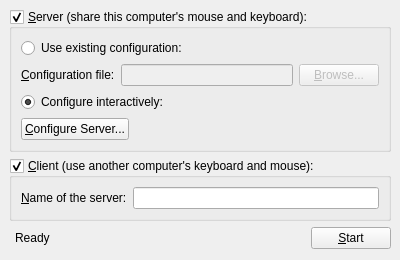
<?xml version="1.0" encoding="UTF-8"?>
<ui version="4.0">
 <class>MainWindowBase</class>
 <widget class="QMainWindow" name="MainWindowBase">
  <property name="geometry">
   <rect>
    <x>0</x>
    <y>0</y>
    <width>400</width>
    <height>260</height>
   </rect>
  </property>
  <property name="sizePolicy">
   <sizepolicy hsizetype="Fixed" vsizetype="Fixed">
    <horstretch>0</horstretch>
    <verstretch>0</verstretch>
   </sizepolicy>
  </property>
  <property name="minimumSize">
   <size>
    <width>400</width>
    <height>260</height>
   </size>
  </property>
  <property name="maximumSize">
   <size>
    <width>400</width>
    <height>260</height>
   </size>
  </property>
  <property name="windowTitle">
   <string>Synergy+</string>
  </property>
  <widget class="QWidget" name="centralwidget">
   <layout class="QGridLayout">
    <item row="5" column="3">
     <widget class="QPushButton" name="m_pButtonToggleStart">
      <property name="text">
       <string>&amp;Start</string>
      </property>
     </widget>
    </item>
    <item row="1" column="0" colspan="4">
     <widget class="QGroupBox" name="m_pGroupServer">
      <property name="sizePolicy">
       <sizepolicy hsizetype="Preferred" vsizetype="Fixed">
        <horstretch>0</horstretch>
        <verstretch>0</verstretch>
       </sizepolicy>
      </property>
      <property name="title">
       <string>&amp;Server (share this computer's mouse and keyboard):</string>
      </property>
      <property name="checkable">
       <bool>true</bool>
      </property>
      <property name="checked">
       <bool>true</bool>
      </property>
      <layout class="QVBoxLayout">
       <item>
        <widget class="QRadioButton" name="m_pRadioExternalConfig">
         <property name="text">
          <string>Use existing configuration:</string>
         </property>
        </widget>
       </item>
       <item>
        <layout class="QHBoxLayout">
         <item>
          <widget class="QLabel" name="m_pLabelConfigurationFile">
           <property name="text">
            <string>&amp;Configuration file:</string>
           </property>
           <property name="buddy">
            <cstring>m_pLineEditConfigFile</cstring>
           </property>
          </widget>
         </item>
         <item>
          <widget class="QLineEdit" name="m_pLineEditConfigFile">
           <property name="enabled">
            <bool>false</bool>
           </property>
          </widget>
         </item>
         <item>
          <widget class="QPushButton" name="m_pButtonBrowseConfigFile">
           <property name="enabled">
            <bool>false</bool>
           </property>
           <property name="text">
            <string>&amp;Browse...</string>
           </property>
          </widget>
         </item>
        </layout>
       </item>
       <item>
        <widget class="QRadioButton" name="m_pRadioInternalConfig">
         <property name="text">
          <string>Configure interactively:</string>
         </property>
         <property name="checked">
          <bool>true</bool>
         </property>
        </widget>
       </item>
       <item>
        <layout class="QHBoxLayout">
         <item>
          <widget class="QPushButton" name="m_pButtonConfigureServer">
           <property name="text">
            <string>&amp;Configure Server...</string>
           </property>
          </widget>
         </item>
         <item>
          <spacer>
           <property name="orientation">
            <enum>Qt::Horizontal</enum>
           </property>
           <property name="sizeHint" stdset="0">
            <size>
             <width>40</width>
             <height>20</height>
            </size>
           </property>
          </spacer>
         </item>
        </layout>
       </item>
      </layout>
     </widget>
    </item>
    <item row="2" column="0" colspan="4">
     <widget class="QGroupBox" name="m_pGroupClient">
      <property name="sizePolicy">
       <sizepolicy hsizetype="Preferred" vsizetype="Fixed">
        <horstretch>0</horstretch>
        <verstretch>0</verstretch>
       </sizepolicy>
      </property>
      <property name="title">
       <string>&amp;Client (use another computer's keyboard and mouse):</string>
      </property>
      <property name="checkable">
       <bool>true</bool>
      </property>
      <layout class="QGridLayout">
       <item row="0" column="0">
        <widget class="QLabel" name="m_pLabelServerName">
         <property name="text">
          <string>&amp;Name of the server:</string>
         </property>
         <property name="buddy">
          <cstring>m_pLineEditHostname</cstring>
         </property>
        </widget>
       </item>
       <item row="0" column="1">
        <widget class="QLineEdit" name="m_pLineEditHostname"/>
       </item>
      </layout>
     </widget>
    </item>
    <item row="5" column="1">
     <widget class="QLabel" name="m_pStatusLabel">
      <property name="text">
       <string>Ready</string>
      </property>
     </widget>
    </item>
    <item row="5" column="2">
     <spacer>
      <property name="orientation">
       <enum>Qt::Horizontal</enum>
      </property>
      <property name="sizeHint" stdset="0">
       <size>
        <width>40</width>
        <height>20</height>
       </size>
      </property>
     </spacer>
    </item>
   </layout>
  </widget>
  <action name="m_pActionAbout">
   <property name="text">
	<string>&amp;About Synergy+...</string>
   </property>
  </action>
  <action name="m_pActionQuit">
   <property name="text">
    <string>&amp;Quit</string>
   </property>
   <property name="statusTip">
	<string>Quit</string>
   </property>
   <property name="shortcut">
    <string>Ctrl+Q</string>
   </property>
  </action>
  <action name="m_pActionStartSynergy">
   <property name="text">
	<string>&amp;Start</string>
   </property>
   <property name="statusTip">
	<string>Run</string>
   </property>
   <property name="shortcut">
    <string>Ctrl+S</string>
   </property>
  </action>
  <action name="m_pActionStopSynergy">
   <property name="enabled">
    <bool>false</bool>
   </property>
   <property name="text">
	<string>S&amp;top</string>
   </property>
   <property name="statusTip">
	<string>Stop</string>
   </property>
   <property name="shortcut">
    <string>Ctrl+T</string>
   </property>
  </action>
  <action name="actionShowStatus">
   <property name="text">
    <string>S&amp;how Status</string>
   </property>
   <property name="shortcut">
    <string>Ctrl+H</string>
   </property>
  </action>
  <action name="m_pActionMinimize">
   <property name="text">
    <string>&amp;Minimize</string>
   </property>
  </action>
  <action name="m_pActionRestore">
   <property name="text">
    <string>&amp;Restore</string>
   </property>
  </action>
  <action name="m_pActionSave">
   <property name="text">
    <string>Save configuration &amp;as...</string>
   </property>
   <property name="statusTip">
    <string>Save the interactively generated server configuration to a file.</string>
   </property>
   <property name="shortcut">
    <string>Ctrl+Alt+S</string>
   </property>
  </action>
  <action name="m_pActionSettings">
   <property name="text">
    <string>Settings</string>
   </property>
   <property name="statusTip">
	<string>Edit settings</string>
   </property>
  </action>
  <action name="m_pActionLogOutput">
   <property name="text">
    <string>Log output</string>
   </property>
   <property name="statusTip">
	<string>Open a window with output</string>
   </property>
  </action>
  <action name="m_pActionServices">
   <property name="text">
    <string>Services</string>
   </property>
  </action>
 </widget>
 <resources/>
 <connections>
  <connection>
   <sender>m_pButtonToggleStart</sender>
   <signal>clicked()</signal>
   <receiver>m_pActionStartSynergy</receiver>
   <slot>trigger()</slot>
   <hints>
    <hint type="sourcelabel">
     <x>361</x>
     <y>404</y>
    </hint>
    <hint type="destinationlabel">
     <x>-1</x>
     <y>-1</y>
    </hint>
   </hints>
  </connection>
  <connection>
   <sender>m_pRadioExternalConfig</sender>
   <signal>toggled(bool)</signal>
   <receiver>m_pLineEditConfigFile</receiver>
   <slot>setEnabled(bool)</slot>
   <hints>
    <hint type="sourcelabel">
     <x>156</x>
     <y>179</y>
    </hint>
    <hint type="destinationlabel">
     <x>169</x>
     <y>209</y>
    </hint>
   </hints>
  </connection>
  <connection>
   <sender>m_pRadioExternalConfig</sender>
   <signal>toggled(bool)</signal>
   <receiver>m_pButtonBrowseConfigFile</receiver>
   <slot>setEnabled(bool)</slot>
   <hints>
    <hint type="sourcelabel">
     <x>353</x>
     <y>182</y>
    </hint>
    <hint type="destinationlabel">
     <x>356</x>
     <y>211</y>
    </hint>
   </hints>
  </connection>
  <connection>
   <sender>m_pRadioInternalConfig</sender>
   <signal>toggled(bool)</signal>
   <receiver>m_pButtonConfigureServer</receiver>
   <slot>setEnabled(bool)</slot>
   <hints>
    <hint type="sourcelabel">
     <x>204</x>
     <y>244</y>
    </hint>
    <hint type="destinationlabel">
     <x>212</x>
     <y>274</y>
    </hint>
   </hints>
  </connection>
 </connections>
</ui>
